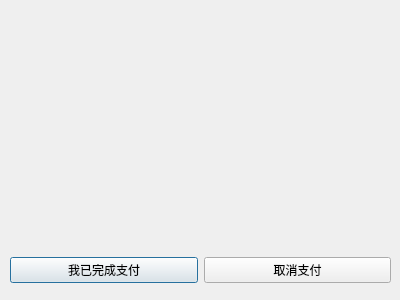
<?xml version="1.0" encoding="UTF-8"?>
<ui version="4.0">
 <class>userOLPay</class>
 <widget class="QDialog" name="userOLPay">
  <property name="geometry">
   <rect>
    <x>0</x>
    <y>0</y>
    <width>400</width>
    <height>300</height>
   </rect>
  </property>
  <property name="windowTitle">
   <string>Dialog</string>
  </property>
  <widget class="QLabel" name="label">
   <property name="geometry">
    <rect>
     <x>40</x>
     <y>10</y>
     <width>321</width>
     <height>231</height>
    </rect>
   </property>
   <property name="styleSheet">
    <string notr="true">border-image:url(:/pay.png)</string>
   </property>
   <property name="text">
    <string/>
   </property>
  </widget>
  <widget class="QWidget" name="horizontalLayoutWidget">
   <property name="geometry">
    <rect>
     <x>10</x>
     <y>250</y>
     <width>381</width>
     <height>41</height>
    </rect>
   </property>
   <layout class="QHBoxLayout" name="horizontalLayout">
    <item>
     <widget class="QPushButton" name="pushButton_2">
      <property name="text">
       <string>我已完成支付</string>
      </property>
     </widget>
    </item>
    <item>
     <widget class="QPushButton" name="quitbtn">
      <property name="text">
       <string>取消支付</string>
      </property>
     </widget>
    </item>
   </layout>
  </widget>
  <widget class="QWidget" name="gridLayoutWidget">
   <property name="geometry">
    <rect>
     <x>90</x>
     <y>90</y>
     <width>160</width>
     <height>80</height>
    </rect>
   </property>
   <layout class="QGridLayout" name="gridLayout"/>
  </widget>
 </widget>
 <resources/>
 <connections/>
</ui>
